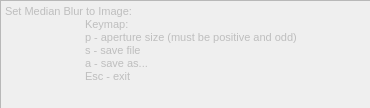
<?xml version="1.0" encoding="UTF-8"?>
<ui version="4.0">
 <class>medianBlurOptions</class>
 <widget class="QWidget" name="medianBlurOptions">
  <property name="geometry">
   <rect>
    <x>0</x>
    <y>0</y>
    <width>370</width>
    <height>108</height>
   </rect>
  </property>
  <property name="minimumSize">
   <size>
    <width>370</width>
    <height>108</height>
   </size>
  </property>
  <property name="maximumSize">
   <size>
    <width>370</width>
    <height>108</height>
   </size>
  </property>
  <property name="windowTitle">
   <string>Median Blur</string>
  </property>
  <property name="windowIcon">
   <iconset>
    <normaloff>../icons/Bad-Blood-Yolks-Grin.ico</normaloff>../icons/Bad-Blood-Yolks-Grin.ico</iconset>
  </property>
  <widget class="QTextEdit" name="textEdit">
   <property name="enabled">
    <bool>false</bool>
   </property>
   <property name="geometry">
    <rect>
     <x>0</x>
     <y>0</y>
     <width>371</width>
     <height>111</height>
    </rect>
   </property>
   <property name="minimumSize">
    <size>
     <width>371</width>
     <height>111</height>
    </size>
   </property>
   <property name="maximumSize">
    <size>
     <width>371</width>
     <height>111</height>
    </size>
   </property>
   <property name="html">
    <string>&lt;!DOCTYPE HTML PUBLIC &quot;-//W3C//DTD HTML 4.0//EN&quot; &quot;http://www.w3.org/TR/REC-html40/strict.dtd&quot;&gt;
&lt;html&gt;&lt;head&gt;&lt;meta name=&quot;qrichtext&quot; content=&quot;1&quot; /&gt;&lt;style type=&quot;text/css&quot;&gt;
p, li { white-space: pre-wrap; }
&lt;/style&gt;&lt;/head&gt;&lt;body style=&quot; font-family:'MS Shell Dlg 2'; font-size:8.25pt; font-weight:400; font-style:normal;&quot;&gt;
&lt;p style=&quot; margin-top:0px; margin-bottom:0px; margin-left:0px; margin-right:0px; -qt-block-indent:0; text-indent:0px;&quot;&gt;&lt;span style=&quot; font-size:8pt;&quot;&gt;Set Median Blur to Image:&lt;/span&gt;&lt;/p&gt;
&lt;p style=&quot; margin-top:0px; margin-bottom:0px; margin-left:0px; margin-right:0px; -qt-block-indent:0; text-indent:0px;&quot;&gt;&lt;span style=&quot; font-size:8pt;&quot;&gt;	Keymap:&lt;/span&gt;&lt;/p&gt;
&lt;p style=&quot; margin-top:0px; margin-bottom:0px; margin-left:0px; margin-right:0px; -qt-block-indent:0; text-indent:0px;&quot;&gt;&lt;span style=&quot; font-size:8pt;&quot;&gt;	p - aperture size (must be positive and odd)&lt;/span&gt;&lt;/p&gt;
&lt;p style=&quot; margin-top:0px; margin-bottom:0px; margin-left:0px; margin-right:0px; -qt-block-indent:0; text-indent:0px;&quot;&gt;&lt;span style=&quot; font-size:8pt;&quot;&gt;	s - save file&lt;/span&gt;&lt;/p&gt;
&lt;p style=&quot; margin-top:0px; margin-bottom:0px; margin-left:0px; margin-right:0px; -qt-block-indent:0; text-indent:0px;&quot;&gt;&lt;span style=&quot; font-size:8pt;&quot;&gt;	a - save as...&lt;/span&gt;&lt;/p&gt;
&lt;p style=&quot; margin-top:0px; margin-bottom:0px; margin-left:0px; margin-right:0px; -qt-block-indent:0; text-indent:0px;&quot;&gt;&lt;span style=&quot; font-size:8pt;&quot;&gt;	Esc - exit&lt;/span&gt;&lt;/p&gt;&lt;/body&gt;&lt;/html&gt;</string>
   </property>
  </widget>
 </widget>
 <resources/>
 <connections/>
</ui>
